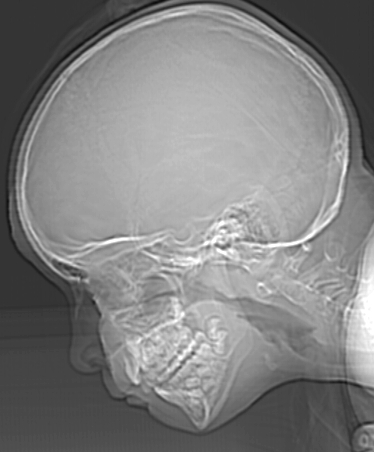
%> input picture Grayscale/Fig2.21(a).jpg, 374 x 452 px
$ octave Imagenes_escala.m   (GNU Octave 9; MATLAB toolbox functions it lacks are replaced by stand-ins)
%> lines starting %> are read from the running program, lines starting %| are printed output that depends on the picture; in (x1, y1, x2, y2) boxes, pixels count from 0 and x2, y2 are one past the last pixel; in counts of white or black regions, pixels touching at a corner belong together; the program's own positions count from 1
### Grayscale/escala_grises.m
% Reducing the number of gray levels in an image

function image = escala_grises(image,num_levels)
scaling_factor = 255 / (num_levels);
 for i = 1:1:num_levels
    ll=scaling_factor*(i-1);
    ul=ll+scaling_factor;
    mp= (ll+ul)/2;
    lc=image>=ll;
    if i ~=num_levels
        up=image<ul;
    else
        up=image<=ul;
    end
    index=lc & up;
    image(index)=mp;
 end
colormap("gray");
imagesc(image);
end

### Grayscale/Imagenes_escala.m
% Get the desired number of gray levels from the user


user_choice=menu('What action do you want to perform?',  'Enter some scale',  'See all grayscales number specific of gray levels ');
%> the answer given: 1
% Read the image
image= imread('Fig2.21(a).jpg');
%> image is the input picture: size 452x374 uint8; min 12, max 255, mean 129.4

switch(user_choice)
    case 1
num_levels = input('Enter the desired number of gray levels (must be a power of 2): ');
%> the answer given: 3
imagelvl=escala_grises(image,num_levels);
%> the loop in escala_grises, `for i = 1:1:num_levels` made 3 passes
%> pass 1, in escala_grises, `up=image<ul;`:
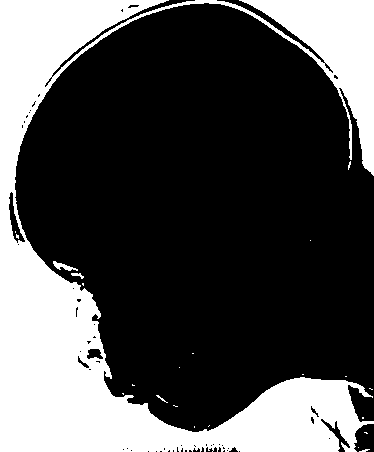
%> up: size 452x374 logical; 30.9% white; 23 white regions (19 under 20 px), largest, box (x1, y1, x2, y2) and area: (0, 0, 374, 452) 51935, (53, 261, 78, 271) 103, (71, 273, 84, 279) 38, (156, 395, 168, 403) 22
%> pass 2, in escala_grises, `up=image<ul;`:
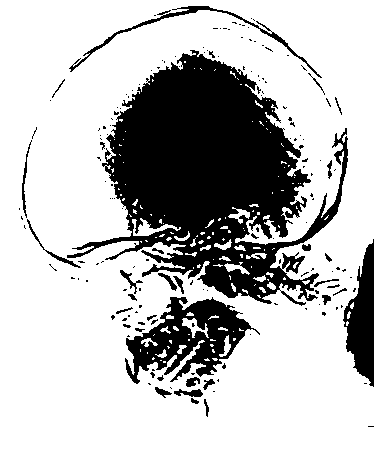
%> up: size 452x374 logical; 73.5% white; 167 black regions (132 under 20 px), largest, box (x1, y1, x2, y2) and area: (67, 50, 348, 306) 33452, (125, 297, 260, 384) 5319, (343, 239, 374, 387) 2645
%> after the loop in escala_grises, `for i = 1:1:num_levels`:
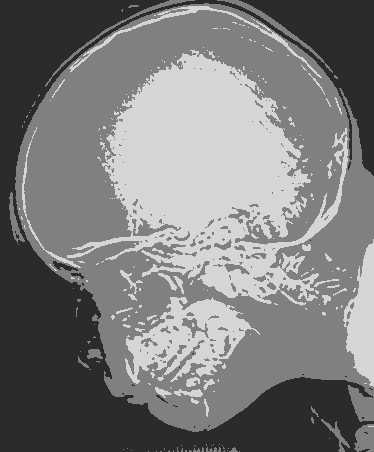
%> image: size 452x374 uint8; min 43, max 213, mean 124.3
    case 2
imagelvl_2=escala_grises(image,2);
imagelvl_4=escala_grises(image,4);
imagelvl_8=escala_grises(image,8);
imagelvl_16=escala_grises(image,16);
imagelvl_32=escala_grises(image,32);
imagelvl_64=escala_grises(image,64);
imagelvl_128=escala_grises(image,128);
figure(1)
subplot(2,4,1),imagesc(image);title('Original')
subplot(2,4,2),imagesc(imagelvl_128),title('Displayed in 128');
subplot(2,4,3),imagesc(imagelvl_64),title('Displayed in 64');
subplot(2,4,4),imagesc(imagelvl_32),title('Displayed in 32');
subplot(2,4,5),imagesc(imagelvl_16),title('Displayed in 16');
subplot(2,4,6),imagesc(imagelvl_8),title('Displayed in 8');
subplot(2,4,7),imagesc(imagelvl_4),title('Displayed in 4');
subplot(2,4,8),imagesc(imagelvl_2),title('Displayed in 2');
end
